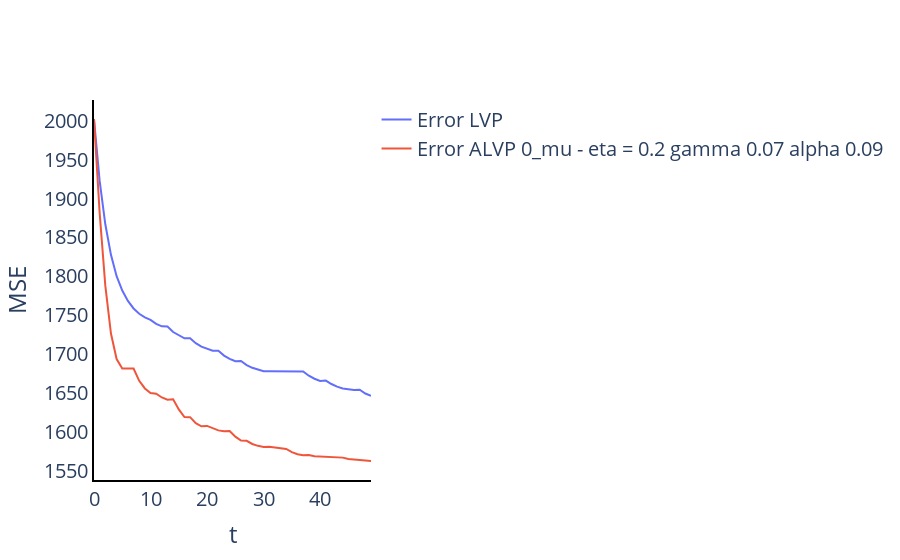

Notebook source saved alongside this figure:
### Code cell
lvp_seq = pd.DataFrame(alg_lvp.sequence_2, columns=[f"Agent_{ind}" for ind in range(num_agents)])
add_error(lvp_seq, "Agent", num_agents);

layout = go.Layout(plot_bgcolor='rgba(0,0,0,0)')
fig = go.Figure(layout=layout)
fig.add_trace(go.Scatter(y=lvp_seq.Error,
                                     x=list(range(len(lvp_seq.Error))),
                                     name=f"Error LVP",
                                     mode="lines"))

for ind, item in res.items():
    alvp_seq = pd.DataFrame(item.sequence_2, columns=[f"Agent_{ind}" for ind in range(num_agents)])
    add_error(alvp_seq, "Agent", num_agents);
    fig.add_trace(go.Scatter(y=alvp_seq.Error,
                                         x=list(range(len(lvp_seq.Error))),
                                         name=f"Error ALVP {ind}",
                                         mode="lines"))
            
            
fig.update_layout(
    xaxis_title="t",
    yaxis_title="MSE",
    font = dict(size = 20)
)
fig.update_xaxes(showline=True, linewidth=2, linecolor='black', gridcolor='white')
fig.update_yaxes(showline=True, linewidth=2, linecolor='black', gridcolor='white')
fig.show()

### Figure 1 — Plotly figure (JSON) as saved in the notebook; plotly's stock layout.template omitted (floating-point values rounded to 4 significant figures)
{"data": [{"mode": "lines", "name": "Error LVP", "type": "scatter", "x": [0, 1, 2, 3, 4, 5, 6, 7, 8, 9, 10, 11, 12, 13, 14, 15, 16, 17, 18, 19, 20, 21, 22, 23, 24, 25, 26, 27, 28, 29, 30, 31, 32, 33, 34, 35, 36, 37, 38, 39, 40, 41, 42, 43, 44, 45, 46, 47, 48, 49], "y": [2002.0, 1923.0, 1867.0, 1828.0, 1800.0, 1782.0, 1768.0, 1759.0, 1752.0, 1747.0, 1744.0, 1739.0, 1736.0, 1736.0, 1728.0, 1724.0, 1720.0, 1720.0, 1714.0, 1709.0, 1707.0, 1704.0, 1704.0, 1698, 1694.0, 1691.0, 1691, 1686.0, 1682.0, 1680.0, 1678.0, 1678.0, 1678.0, 1678.0, 1677.0, 1677.0, 1677.0, 1677.0, 1672.0, 1668.0, 1665.0, 1666.0, 1661.0, 1658.0, 1656.0, 1655.0, 1654.0, 1654.0, 1649.0, 1646.0]}, {"mode": "lines", "name": "Error ALVP 0_mu - eta = 0.2 gamma 0.07 alpha 0.09", "type": "scatter", "x": [0, 1, 2, 3, 4, 5, 6, 7, 8, 9, 10, 11, 12, 13, 14, 15, 16, 17, 18, 19, 20, 21, 22, 23, 24, 25, 26, 27, 28, 29, 30, 31, 32, 33, 34, 35, 36, 37, 38, 39, 40, 41, 42, 43, 44, 45, 46, 47, 48, 49], "y": [2002.0, 1882.0, 1788.0, 1726.0, 1694.0, 1681.0, 1681.0, 1681.0, 1666.0, 1656.0, 1650.0, 1649.0, 1644.0, 1641.0, 1642.0, 1629.0, 1619.0, 1619.0, 1611.0, 1607.0, 1608.0, 1604.0, 1602.0, 1601.0, 1601.0, 1594.0, 1589.0, 1588.0, 1584.0, 1582.0, 1580.0, 1581.0, 1580.0, 1578.0, 1578.0, 1574.0, 1571.0, 1570.0, 1570.0, 1569.0, 1568, 1568.0, 1568.0, 1567.0, 1567.0, 1565.0, 1564.0, 1563.0, 1563.0, 1562.0]}], "layout": {"autosize": true, "font": {"size": 20}, "plot_bgcolor": "rgba(0, 0, 0, 0)", "xaxis": {"autorange": true, "gridcolor": "white", "linecolor": "black", "linewidth": 2, "range": [0, 49], "showline": true, "title": {"text": "t"}, "type": "linear"}, "yaxis": {"autorange": true, "gridcolor": "white", "linecolor": "black", "linewidth": 2, "range": [1538.0, 2027.0], "showline": true, "title": {"text": "MSE"}, "type": "linear"}}}
